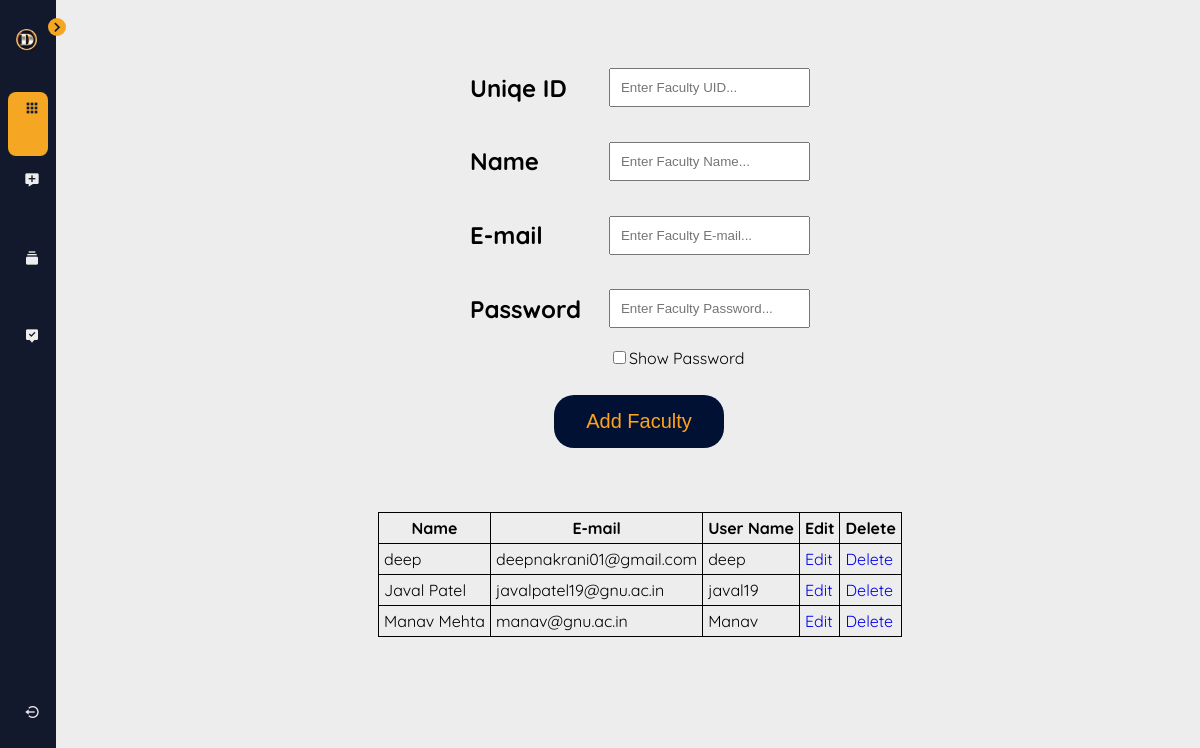
The app's page /ad/admin/add_faculty.php (signed in) with its own data.
### tables this page shows
CREATE TABLE `u_detail` (
  `username` varchar(15) NOT NULL,
  `email` varchar(25) NOT NULL,
  `password` varchar(32) NOT NULL,
  `name` text NOT NULL
);

### ad/admin/add_faculty.php (the view, shortened to what this page needs)
<!DOCTYPE html>
<html>
<head>
</head>
<body>
	<center>
	<div>
	<form method="post" style="margin-top:3%;" action="add_faculty_backend.php">
		<table>
		<tr><td><h2>Uniqe ID&ensp;&ensp;</h2></td><td><input type="text" name="uid" placeholder="Enter Faculty UID..." style="padding:10px" required></td></tr>
		<tr><td><h2>Name&ensp;&ensp;</h2></td><td><input type="text" name="name" placeholder="Enter Faculty Name..." style="padding:10px" required></td></tr>
		<tr><td><h2>E-mail&ensp;&ensp;</h2></td><td><input type="email" name="email" placeholder="Enter Faculty E-mail..." style="padding:10px" required></td></tr>
		<tr><td><h2>Password&ensp;&ensp;</h2></td><td><input type="password" name="pass" id="pass" placeholder="Enter Faculty Password..." style="padding:10px" required></td></tr>
		<tr><td></td><td><input type="checkbox" onclick="myFunction()">Show Password</td></tr>
		</table>
		<br>
		<input type="submit" class="button button1" style="margin-left:0%" name="submit" value="Add Faculty">
    </form>
	</div>
	<br><br><br>
	<div>
	<table 	style="border-width:5px; border: 1px solid black; padding:5px; border-collapse: collapse;">
	<?php
	include('web.php');
	$sql='SELECT `name`,`email`,`username` from `u_detail`;';
	$result=mysqli_query($conn,$sql);
	echo "<tr style='border-width:5px; border: 1px solid black; padding:5px; border-collapse: collapse;'>
	<th style='border-width:5px; border: 1px solid black; padding:5px; border-collapse: collapse;'>Name</th>
	<th style='border-width:5px; border: 1px solid black; padding:5px; border-collapse: collapse;'>E-mail</th>
	<th style='border-width:5px; border: 1px solid black; padding:5px; border-collapse: collapse;'>User Name</th>
	<th style='border-width:5px; border: 1px solid black; padding:5px; border-collapse: collapse;'>Edit</th>
	<th style='border-width:5px; border: 1px solid black; padding:5px; border-collapse: collapse;'>Delete</th></tr>";
	while($row=$result->fetch_array(MYSQLI_ASSOC))
	{
		echo "<tr style='border-width:5px; border: 1px solid black; padding:5px; border-collapse: collapse;'>
		<td style='border-width:5px; border: 1px solid black; padding:5px; border-collapse: collapse;'>".$row['name']."</td>
		<td style='border-width:5px; border: 1px solid black; padding:5px; border-collapse: collapse;'>".$row['email']."</td>
		<td style='border-width:5px; border: 1px solid black; padding:5px; border-collapse: collapse;'>".$row['username']."</td>
		<td style='border-width:5px; border: 1px solid black; padding:5px; border-collapse: collapse;'><a href='edit_faculty.php?username=".$row['username'].";'>Edit</a></td>
    <td style='border-width:5px; border: 1px solid black; padding:5px; border-collapse: collapse;'><a href='delete.php?email=".$row['email'].";'>Delete</a></td>
		</tr>";
	}
	echo "</table>";
	?>
	</div>
	</center>
</body>
</html>

### ad/styles.css (style rules this page uses)
:root { --first-color: #12192C; --second-color: #F5A623; --white-color: #EDEDED; }
:root { --body-font: 'Quicksand', sans-serif; --small-font-size: 0.875rem; }
@media screen and (min-width: 768px) { :root { --small-font-size: 0.938rem; } }
:root { --z-back: -10; --z-normal: 1; --z-tooltip: 10; --z-fixed: 100; --z-modal: 1000; }
body { position: relative; margin: 0; padding: 1rem 0 0 5rem; font-family: var(--body-font); background-color: var(--white-color); -webkit-transition: .5s; transition: .5s; }
ul, li { margin: 0; padding: 0; list-style: none; }
a { text-decoration: none; }
.l-navbar { position: fixed; top: 0; left: 0; width: 56px; height: 100vh; background-color: var(--first-color); padding: 1.25rem .5rem 2rem; -webkit-transition: .5s; transition: .5s; z-index: var(--z-fixed); }
.nav { height: 100%; display: -webkit-box; display: -ms-flexbox; display: flex; -webkit-box-orient: vertical; -webkit-box-direction: normal; -ms-flex-direction: column; flex-direction: column; -webkit-box-pack: justify; -ms-flex-pack: justify; justify-content: space-between; overflow: hidden; }
.nav__logo { display: -webkit-box; display: -ms-flexbox; display: flex; -webkit-box-align: center; -ms-flex-align: center; align-items: center; margin-bottom: 2rem; padding: 0 .5rem; }
.nav__logo-icon { margin-right: 1.2rem; }
.nav__toggle { position: absolute; top: 1.10rem; right: -.6rem; width: 18px; height: 18px; background-color: var(--second-color); border-radius: 50%; font-size: 1.25rem; color: var(--first-color); display: -webkit-box; display: -ms-flexbox; display: flex; -webkit-box-align: center; -ms-flex-align: center; align-items: center; -webkit-box-pack: center; -ms-flex-pack: center; justify-content: center; cursor: pointer; -webkit-transition: .5s; transition: .5s; }
.nav__link { display: -webkit-box; display: -ms-flexbox; display: flex; -webkit-box-align: center; -ms-flex-align: center; align-items: center; padding: .5rem; margin-bottom: .5rem; border-radius: .5rem; color: var(--white-color); -webkit-transition: .3s; transition: .3s; }
.active { background-color: var(--second-color); color: var(--first-color); }

### ad/admin/add_faculty.php (style rules this page uses)
.button { border: none; color: #ffa31a; padding: 15px 32px; text-align: center; text-decoration: none; display: inline-block; font-size: 20px; margin: 4px 2px; cursor: pointer; border-radius: 20px; }
.button1 { background-color: #001133; }

### records on screen
u_detail: name "deep", email "deepnakrani01@gmail.com", username "deep"
u_detail: name "Javal Patel", email "javalpatel19@gnu.ac.in", username "javal19"
u_detail: name "Manav Mehta", email "manav@gnu.ac.in", username "Manav"
